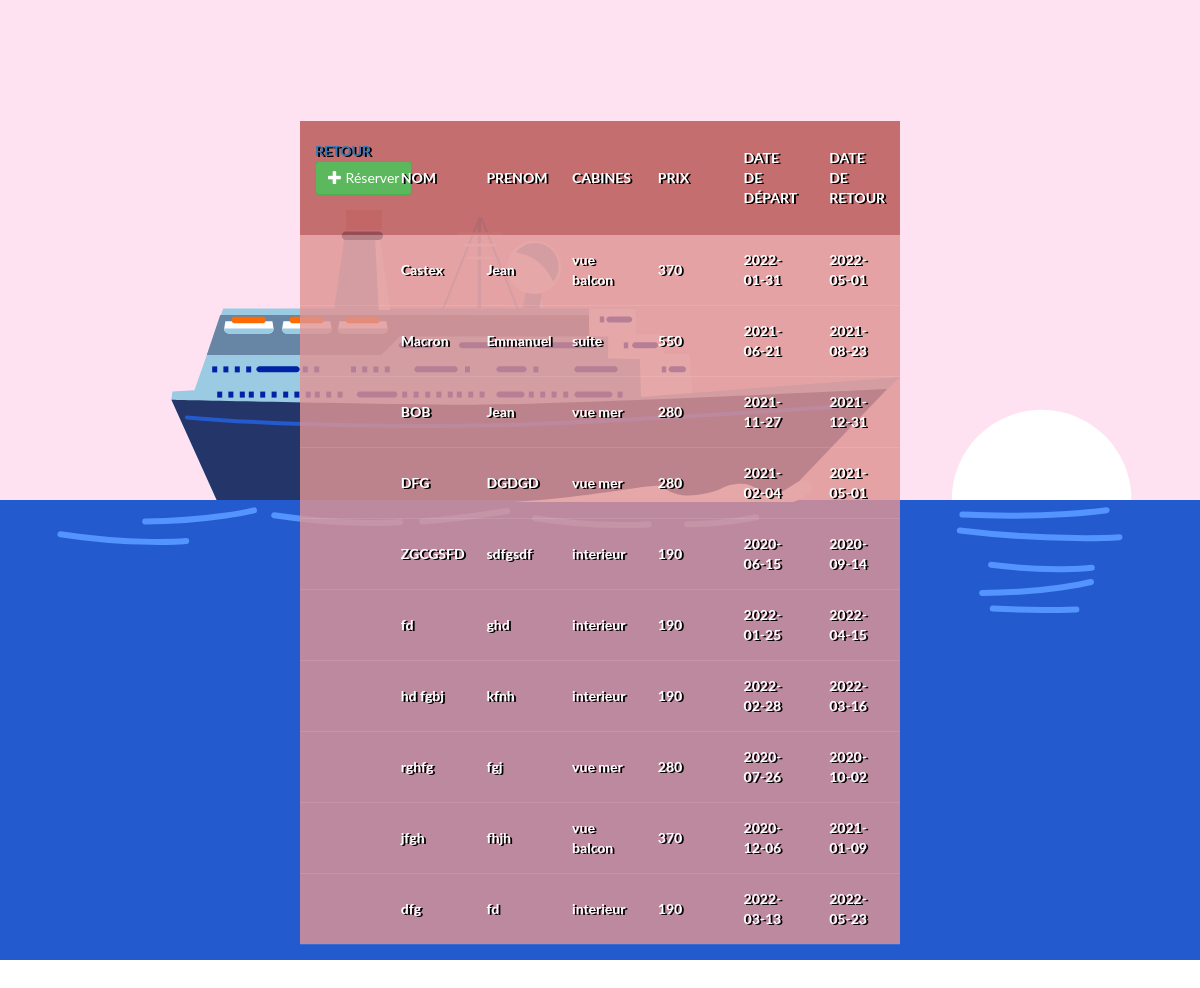
Page /PHP/html/index.php on the committed database.
### tables this page shows
CREATE TABLE Reservations(
	id_reservation INTEGER not null,
	date_debut DATE not null,
	date_fin DATE not null CHECK (date_fin > date_debut),
	h_reservation TIME not null,

	id_client INTEGER,

	CONSTRAINT pk_reservation primary key (id_reservation)

	CONSTRAINT fk_reservation
	FOREIGN KEY (id_client) REFERENCES Clients(id_client)

);

CREATE TABLE Clients (
	id_client INTEGER not null,
	nom VARCHAR(30) not null,
	prenom VARCHAR(30) not null, 
	age INT not null, 
	sexe VARCHAR(5) not null CHECK (sexe = 'homme' or sexe = 'femme'),

	id_rang INT,

	CONSTRAINT pk_client primary key (id_client)

	CONSTRAINT fk_client
	FOREIGN KEY (id_rang) REFERENCES Rangs(id_rang)
	
);

CREATE TABLE Rangs(
	id_rang INTEGER not null,
	type_rang VARCHAR(20) not null CHECK (type_rang = 'interieur' OR type_rang ='vue mer' OR type_rang = 'vue balcon' OR type_rang = 'suite'),
	prix INT CHECK (prix > 0),

	CONSTRAINT pk_rang primary key (id_rang)


);

### PHP/html/index.php (the view, shortened to what this page needs)
<!DOCTYPE html>
<html lang="en">
	<head>
		<link rel="stylesheet" type="text/css" href="../css/bootstrap.css"/>
		<link rel="stylesheet" type="text/css" href="../css/tables.css"/>
	</head>
<body>
<div style="width:device-width; margin-top: -20%;">
</div>
        <table cellpadding="0" cellspacing="0" border="0">
            <thead>
                <tr>
                    <th><a href="http://localhost:1234/html/main.html">Retour</a><button type="button" class="btn btn-success" data-toggle="modal" data-target="#form_modal"><span class="glyphicon glyphicon-plus"></span> Réserver</button>
		<br/><br/></th>
					<th>Nom</th>
					<th>Prenom</th>
                    <th>Cabines</th>
                    <th>Prix</th>
					<th>Date de départ</th>
					<th>Date de retour</th>
				</tr>
			</thead>
				<?php
					require 'conn.php';
					$query = $conn->prepare("SELECT nom, prenom, type_rang, prix, date_debut, date_fin FROM Reservations JOIN Clients on Reservations.id_client = Clients.id_client JOIN Rangs ON Clients.id_rang = Rangs.id_rang ORDER BY 'nom' ASC");
					$query->execute();
					while($fetch = $query->fetch()){
				?>
				<tr>
                    <td></td>
					<td><?php echo $fetch['nom']?></td>
					<td><?php echo $fetch['prenom']?></td>
                    <td><?php echo $fetch['type_rang']?></td>
					<td><?php echo $fetch['prix']?></td>
					<td><?php echo $fetch['date_debut']?></td>
					<td><?php echo $fetch['date_fin']?></td>
				</tr>
				<?php
					}
				?>
		</table>
</body>
</html>

### PHP/css/tables.css (style rules this page uses)
* { margin: 0; padding: 0; font-family: 'lato'; }
table { width: 50%; table-layout: fixed; position: absolute; top: 10%; left: 25%; }
th { padding: 20px 15px; text-align: left; font-weight: 700; font-size: 14px; color: #fff; text-shadow: 2px 1px #000000; text-transform: uppercase; background-color:rgb(185 85 85 / 82%); }
td { padding: 15px; text-align: left; vertical-align: middle; font-weight: 700; font-size: 14px; color: #fff; text-shadow: 2px 1px #000000; border-bottom: solid 1px rgba(255,255,255,0.1); background-color: rgb(224 148 148 / 82%); }
.ship { background-color: #ffe2f2; }

### rows in the picture
reservations: id_client.nom "Castex", id_client.prenom "Jean", rangs.type_rang "vue balcon", rangs.prix "370", date_debut "2022-01-31", date_fin "2022-05-01"
reservations: id_client.nom "Macron", id_client.prenom "Emmanuel", rangs.type_rang "suite", rangs.prix "550", date_debut "2021-06-21", date_fin "2021-08-23"
reservations: id_client.nom "BOB", id_client.prenom "Jean", rangs.type_rang "vue mer", rangs.prix "280", date_debut "2021-11-27", date_fin "2021-12-31"
reservations: id_client.nom "DFG", id_client.prenom "DGDGD", rangs.type_rang "vue mer", rangs.prix "280", date_debut "2021-02-04", date_fin "2021-05-01"
reservations: id_client.nom "ZGCGSFD", id_client.prenom "sdfgsdf", rangs.type_rang "interieur", rangs.prix "190", date_debut "2020-06-15", date_fin "2020-09-14"
reservations: id_client.nom "fd", id_client.prenom "ghd", rangs.type_rang "interieur", rangs.prix "190", date_debut "2022-01-25", date_fin "2022-04-15"
reservations: id_client.nom "hd fgbj", id_client.prenom "kfnh", rangs.type_rang "interieur", rangs.prix "190", date_debut "2022-02-28", date_fin "2022-03-16"
reservations: id_client.nom "rghfg", id_client.prenom "fgj", rangs.type_rang "vue mer", rangs.prix "280", date_debut "2020-07-26", date_fin "2020-10-02"
reservations: id_client.nom "jfgh", id_client.prenom "fhjh", rangs.type_rang "vue balcon", rangs.prix "370", date_debut "2020-12-06", date_fin "2021-01-09"
reservations: id_client.nom "dfg", id_client.prenom "fd", rangs.type_rang "interieur", rangs.prix "190", date_debut "2022-03-13", date_fin "2022-05-23"
